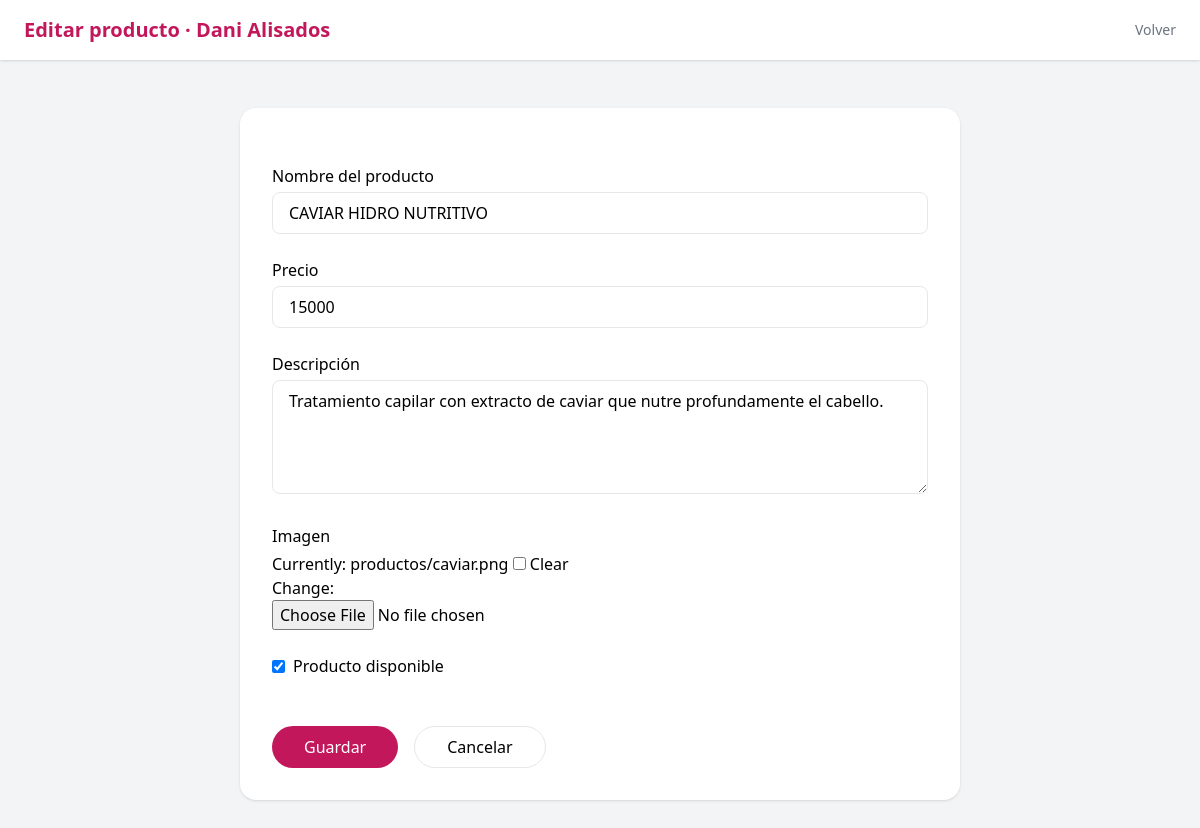
Screenshot of /dashboard/productos/1/editar/ (signed in) with the database file from the repository.
### productos/models.py (models this page shows, shortened)
class Producto(models.Model):
    nombre = models.CharField(max_length=100)
    descripcion = models.TextField()
    precio = models.IntegerField()
    imagen = models.ImageField(upload_to='productos/', blank=True, null=True)
    disponible = models.BooleanField(default=True)

### dashboard/views.py (the view)
# urls.py: path('productos/<int:pk>/editar/', views.producto_editar, name='producto_editar'),
@login_required
def producto_editar(request, pk):
    if not request.user.is_staff:
        return redirect('dashboard:productos')
    producto = get_object_or_404(Producto, pk=pk)
    form = ProductoForm(request.POST or None, request.FILES or None, instance=producto)
    if form.is_valid():
        form.save()
        return redirect('dashboard:productos')
    return render(request, 'dashboard/producto_form.html', {
        'form': form,
        'accion': 'Editar'
    })

### productos/forms.py
class ProductoForm(forms.ModelForm):
    class Meta:
        model = Producto
        fields = ['nombre', 'precio', 'descripcion', 'imagen', 'disponible']
        widgets = {
            'nombre': forms.TextInput(attrs={
                'class': 'w-full border rounded-lg px-4 py-2'
            }),
            'precio': forms.NumberInput(attrs={
                'class': 'w-full border rounded-lg px-4 py-2'
            }),
            'descripcion': forms.Textarea(attrs={
                'class': 'w-full border rounded-lg px-4 py-2',
                'rows': 4
            }),
            'imagen': forms.ClearableFileInput(attrs={
                'class': 'w-full'
            }),
        }

### dashboard/templates/dashboard/producto_form.html (shortened to what this page needs)
{% load static %}
<!DOCTYPE html>
<html lang="es">
<head>
  <script src="https://cdn.tailwindcss.com"></script>
</head>
<body class="bg-gray-100 min-h-screen">
  <header class="bg-white shadow px-6 py-4 flex justify-between items-center">
    <h1 class="text-xl font-bold text-rosa">
      {{ accion }} producto · Dani Alisados
    </h1>
    <a href="{% url 'dashboard:productos' %}"
       class="text-sm text-gray-500 hover:text-rosa">
      Volver
    </a>
  </header>
  <main class="max-w-3xl mx-auto py-12 px-6">
    <div class="bg-white rounded-2xl shadow p-8">
      <form method="post" enctype="multipart/form-data" class="space-y-6">
        <div>
          <label class="block font-medium mb-1">
            Nombre del producto
          </label>
          {{ form.nombre }}
        </div>
        <div>
          <label class="block font-medium mb-1">
            Precio
          </label>
          {{ form.precio }}
        </div>
        <div>
          <label class="block font-medium mb-1">
            Descripción
          </label>
          {{ form.descripcion }}
        </div>
        <div>
          <label class="block font-medium mb-1">
            Imagen
          </label>
          {{ form.imagen }}
        </div>
        <div class="flex items-center gap-2">
          {{ form.disponible }}
          <label class="font-medium">
            Producto disponible
          </label>
        </div>
        <div class="flex gap-4 pt-6">
          <button type="submit"
                  class="bg-rosa text-white px-8 py-2 rounded-full hover:bg-pink-700 transition">
            Guardar
          </button>
          <a href="{% url 'dashboard:productos' %}"
             class="px-8 py-2 rounded-full border hover:bg-gray-100 transition">
            Cancelar
          </a>
        </div>
      </form>
    </div>
  </main>
</body>
</html>

### rows the page displays
Producto: nombre "CAVIAR HIDRO NUTRITIVO", precio "15000", descripcion "Tratamiento capilar con extracto de caviar que nutre profundamente el cabello.", disponible "☑"

### other values shown
{{ accion }} "Editar"
